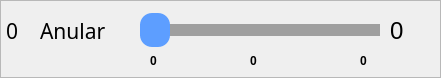
      <widget class="QFrame" name="frame_slider_anular">
       <property name="geometry">
        <rect>
         <x>0</x>
         <y>132</y>
         <width>441</width>
         <height>78</height>
        </rect>
       </property>
       <property name="minimumSize">
        <size>
         <width>80</width>
         <height>0</height>
        </size>
       </property>
       <property name="frameShape">
        <enum>QFrame::StyledPanel</enum>
       </property>
       <property name="frameShadow">
        <enum>QFrame::Raised</enum>
       </property>
       <widget class="QLabel" name="label_3">
        <property name="geometry">
         <rect>
          <x>40</x>
          <y>10</y>
          <width>91</width>
          <height>41</height>
         </rect>
        </property>
        <property name="font">
         <font>
          <family>Sans Serif</family>
          <pointsize>16</pointsize>
          <weight>50</weight>
          <italic>false</italic>
          <bold>false</bold>
         </font>
        </property>
        <property name="styleSheet">
         <string notr="true"/>
        </property>
        <property name="text">
         <string>Anular</string>
        </property>
       </widget>
       <widget class="QSlider" name="anularSlider">
        <property name="enabled">
         <bool>true</bool>
        </property>
        <property name="geometry">
         <rect>
          <x>140</x>
          <y>10</y>
          <width>240</width>
          <height>41</height>
         </rect>
        </property>
        <property name="minimumSize">
         <size>
          <width>0</width>
          <height>30</height>
         </size>
        </property>
        <property name="autoFillBackground">
         <bool>false</bool>
        </property>
        <property name="styleSheet">
         <string notr="true">QSlider::groove:horizontal
{
    border: 1px solid #5d9eff;
    height: 10px;
	background: #5d9eff;
}  

QSlider::handle:horizontal
{
    background: #5d9eff;;
    width: 30px;
	height: 30px;
	left: 11px;
	right: 11px;
	margin: -12px;
	border-radius: 12px;	
}

QSlider::add-page:horizontal
{
    background-color: #9f9f9f;
	border: 1px solid #9f9f9f;
}</string>
        </property>
        <property name="maximum">
         <number>180</number>
        </property>
        <property name="orientation">
         <enum>Qt::Horizontal</enum>
        </property>
        <property name="tickPosition">
         <enum>QSlider::NoTicks</enum>
        </property>
        <property name="tickInterval">
         <number>0</number>
        </property>
       </widget>
       <widget class="QLabel" name="anular_valor">
        <property name="geometry">
         <rect>
          <x>390</x>
          <y>20</y>
          <width>51</width>
          <height>22</height>
         </rect>
        </property>
        <property name="minimumSize">
         <size>
          <width>40</width>
          <height>0</height>
         </size>
        </property>
        <property name="font">
         <font>
          <pointsize>18</pointsize>
         </font>
        </property>
        <property name="text">
         <string>0</string>
        </property>
       </widget>
       <widget class="QLabel" name="etiquetaAnularMinimo">
        <property name="geometry">
         <rect>
          <x>150</x>
          <y>50</y>
          <width>21</width>
          <height>22</height>
         </rect>
        </property>
        <property name="font">
         <font>
          <weight>75</weight>
          <bold>true</bold>
         </font>
        </property>
        <property name="text">
         <string>0</string>
        </property>
       </widget>
       <widget class="QLabel" name="etiquetaAnularMedio">
        <property name="geometry">
         <rect>
          <x>250</x>
          <y>50</y>
          <width>31</width>
          <height>22</height>
         </rect>
        </property>
        <property name="font">
         <font>
          <weight>75</weight>
          <bold>true</bold>
         </font>
        </property>
        <property name="text">
         <string>0</string>
        </property>
       </widget>
       <widget class="QLabel" name="etiquetaAnularMaximo">
        <property name="geometry">
         <rect>
          <x>360</x>
          <y>50</y>
          <width>31</width>
          <height>22</height>
         </rect>
        </property>
        <property name="font">
         <font>
          <weight>75</weight>
          <bold>true</bold>
         </font>
        </property>
        <property name="text">
         <string>0</string>
        </property>
       </widget>
       <widget class="QLabel" name="etiquetaAnularPin">
        <property name="geometry">
         <rect>
          <x>0</x>
          <y>20</y>
          <width>41</width>
          <height>22</height>
         </rect>
        </property>
        <property name="font">
         <font>
          <family>Sans Serif</family>
          <pointsize>16</pointsize>
         </font>
        </property>
        <property name="styleSheet">
         <string notr="true">margin-left: 1px;</string>
        </property>
        <property name="text">
         <string>0</string>
        </property>
       </widget>
      </widget>
